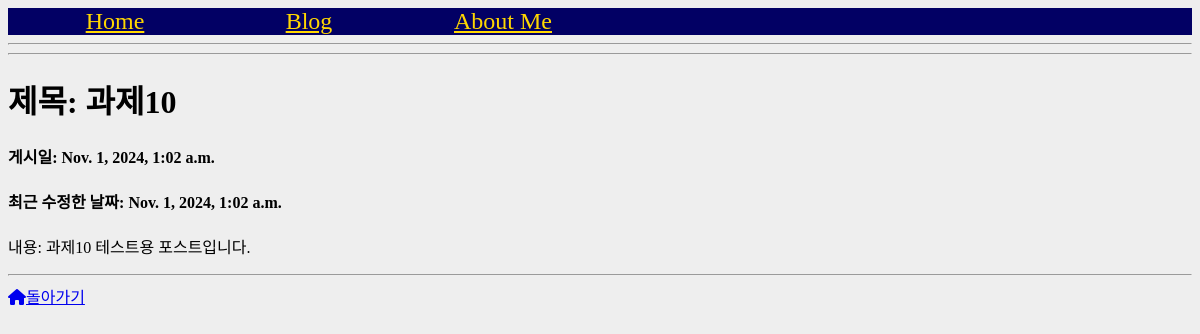
The app's page /blog/4/ with its own data.
### blog/models.py (models this page shows, shortened)
class Post(models.Model):
    title = models.CharField(max_length=100)    #제목 -캐릭터필드 최대 100글자
    content = models.TextField()                #제한없이 길게 쓸 수 있음
    created_at = models.DateTimeField(auto_now_add=True)    #저장 , auto~ -> 시간 자동완성?
    updated_at = models.DateTimeField(auto_now=True)

### blog/views.py (the view)
# urls.py: path('<int:pk>/', views.single_post_page),
def single_post_page(request, pk):
    post = Post.objects.get(pk=pk)
    return render(request, 'blog/single_post_page.html', {'title':'single_post_page', 'post': post})

### blog/templates/blog/single_post_page.html
{% extends './layout.html' %}
{% block content %}
<hr/>
<h1>제목: {{post.title}}</a></h1>
<h4>게시일: {{post.created_at}}</h4>
<h4>최근 수정한 날짜: {{post.updated_at}}</h4>
<p>내용: {{post.content}}</p>
<hr/>
<div>
    <a href="{% url 'blog:blog_list' %}"><i class="fas fa-home"></i>돌아가기</a>
  </div>
{% endblock %}

### blog/static/blog/css/practice.css (style rules this page uses)
body { background-color: rgb(238, 238, 238) !important; }

### records on screen
Post: title "과제10", created_at "Nov. 1, 2024, 1:02 a.m.", updated_at "Nov. 1, 2024, 1:02 a.m.", content "과제10 테스트용 포스트입니다."
